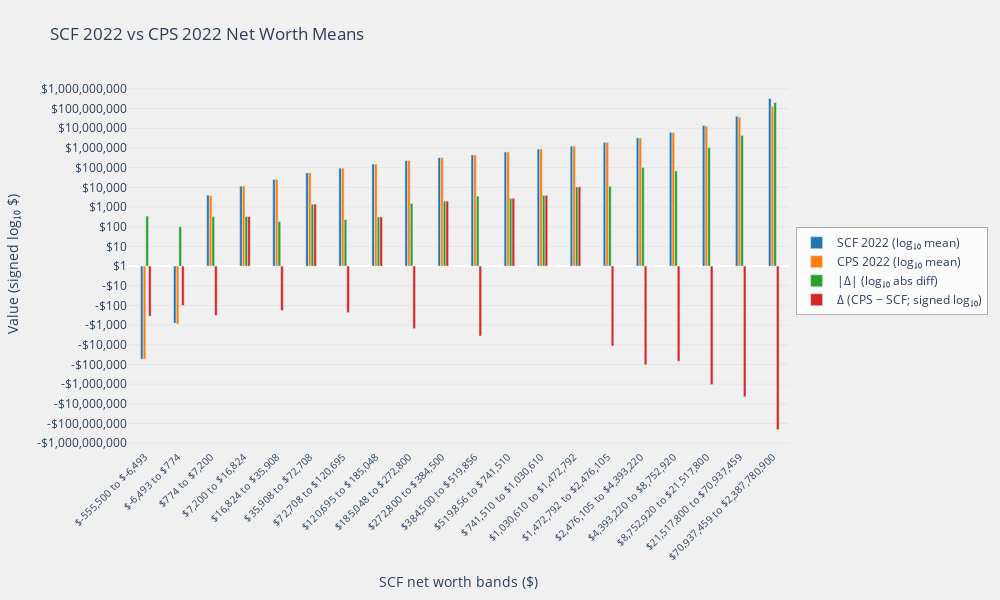

The notebook cell this image was saved under:
### Code cell
scf_net = np.asarray(scf_data["networth"])
cps_net = np.asarray(cps_data["net_worth"])

pct_edges = np.quantile(scf_net, q=np.linspace(0, 1, 21))
labels = list(range(1, 21))  # 1…20

scf_percentile = pd.cut(
    scf_net,
    bins=pct_edges,
    labels=labels,
    include_lowest=True
).astype(int)

cps_percentile = pd.cut(
    cps_net,
    bins=pct_edges,
    labels=labels,
    include_lowest=True
).astype(int)

def safe_signed_log(x):
    """Return +log10(x) if x>0, −log10(|x|) if x<0, else 0."""
    if pd.isna(x) or x == 0:
        return 0.0
    return np.sign(x) * np.log10(abs(x))

rows = []
for pct in labels:
    scf_vals = scf_net[scf_percentile == pct]
    cps_vals = cps_net[cps_percentile == pct]

    scf_mean = np.mean(scf_vals) if len(scf_vals) > 0 else np.nan
    cps_mean = np.mean(cps_vals) if len(cps_vals) > 0 else np.nan

    signed_diff = cps_mean - scf_mean
    abs_diff = np.abs(signed_diff)

    rows.append({
        "pctile": pct,
        "scf_mean": scf_mean,
        "cps_mean": cps_mean,
        "signed_diff": signed_diff,
        "abs_diff": abs_diff,
        "scf_mean_log":     safe_signed_log(scf_mean),
        "cps_mean_log":     safe_signed_log(cps_mean),
        "abs_diff_log":     safe_signed_log(abs_diff),
        "signed_diff_log":  safe_signed_log(signed_diff)
    })

summary_df = pd.DataFrame(rows)

band_labels = []
for i in range(1, len(pct_edges)):
    low = pct_edges[i - 1]
    high = pct_edges[i]
    low_label = f"${low:,.0f}"
    high_label = f"${high:,.0f}"
    band_labels.append(f"{low_label} to {high_label}")

all_logs = np.concatenate([
    summary_df["scf_mean_log"].values,
    summary_df["cps_mean_log"].values,
    summary_df["abs_diff_log"].values,
    summary_df["signed_diff_log"].values
])
vmin, vmax = np.nanmin(all_logs), np.nanmax(all_logs)
tick_min = int(np.floor(vmin))
tick_max = int(np.ceil(vmax))
tickvals = list(range(tick_min, tick_max + 1))

def format_tick_label(k):
    """“-\$10^|k|” if k<0, “\$1” if k==0, “\$10^k” if k>0."""
    if k == 0:
        return "$1"
    base = 10 ** abs(k)
    formatted = f"${base:,.0f}"
    return f"-{formatted}" if k < 0 else formatted

ticktext = [format_tick_label(k) for k in tickvals]

fig = go.Figure()
bar_width = 0.08 

x_vals = summary_df["pctile"].astype(str)

fig.add_trace(go.Bar(
    x=x_vals,
    y=summary_df["scf_mean_log"],
    name="SCF 2022 (log₁₀ mean)",
    marker_color="#1f77b4",
    width=bar_width,
    offset=-1.5 * bar_width
))

fig.add_trace(go.Bar(
    x=x_vals,
    y=summary_df["cps_mean_log"],
    name="CPS 2022 (log₁₀ mean)",
    marker_color="#ff7f0e",
    width=bar_width,
    offset=-0.5 * bar_width
))

fig.add_trace(go.Bar(
    x=x_vals,
    y=summary_df["abs_diff_log"],
    name="|Δ| (log₁₀ abs diff)",
    marker_color="#2ca02c",
    width=bar_width,
    offset=0.5 * bar_width
))

fig.add_trace(go.Bar(
    x=x_vals,
    y=summary_df["signed_diff_log"],
    name="Δ (CPS − SCF; signed log₁₀)",
    marker_color="#d62728",
    width=bar_width,
    offset=1.5 * bar_width
))


fig.update_layout(
    title="SCF 2022 vs CPS 2022 Net Worth Means",
    barmode="overlay",
    xaxis=dict(
        title="SCF net worth bands ($)",
        tickmode="array",
        tickvals=[str(p) for p in labels],
        ticktext=band_labels,    
        tickangle=-45,
        tickfont=dict(size=10),
        showgrid=False
    ),
    yaxis=dict(
        title="Value (signed log₁₀ $)",
        tickmode="array",
        tickvals=tickvals,
        ticktext=ticktext,
        showgrid=True,
        gridcolor="rgba(0,0,0,0.05)"
    ),
    legend=dict(
        x=1.01, y=0.6,
        bgcolor="rgba(255,255,255,0.8)",
        bordercolor="rgba(0,0,0,0.3)",
        borderwidth=1,
        xanchor="left", yanchor="top"
    ),
    width=1000,
    height=600,
    paper_bgcolor = "#F0F0F0",
    plot_bgcolor="#F0F0F0",
    font=dict(family="Open Sans, Verdana, Arial, sans-serif", size=12),
    margin=dict(l=40, r=40, t=80, b=80)
)

fig.show()

### Figure 1 — Plotly figure (JSON) as saved in the notebook; plotly's stock layout.template omitted (floating-point values rounded to 4 significant figures)
{"data": [{"marker": {"color": "#1f77b4"}, "name": "SCF 2022 (log₁₀ mean)", "offset": -0.12, "type": "bar", "width": 0.08, "x": ["1", "2", "3", "4", "5", "6", "7", "8", "9", "10", "11", "12", "13", "14", "15", "16", "17", "18", "19", "20"], "y": [-4.727, -2.895, 3.604, 4.059, 4.399, 4.731, 4.974, 5.182, 5.359, 5.509, 5.648, 5.793, 5.942, 6.092, 6.285, 6.517, 6.793, 7.142, 7.611, 8.517]}, {"marker": {"color": "#ff7f0e"}, "name": "CPS 2022 (log₁₀ mean)", "offset": -0.04, "type": "bar", "width": 0.08, "x": ["1", "2", "3", "4", "5", "6", "7", "8", "9", "10", "11", "12", "13", "14", "15", "16", "17", "18", "19", "20"], "y": [-4.73, -2.947, 3.567, 4.071, 4.396, 4.742, 4.973, 5.183, 5.357, 5.512, 5.645, 5.795, 5.944, 6.096, 6.283, 6.503, 6.788, 7.108, 7.562, 8.102]}, {"marker": {"color": "#2ca02c"}, "name": "|Δ| (log₁₀ abs diff)", "offset": 0.04, "type": "bar", "width": 0.08, "x": ["1", "2", "3", "4", "5", "6", "7", "8", "9", "10", "11", "12", "13", "14", "15", "16", "17", "18", "19", "20"], "y": [2.54, 2.003, 2.51, 2.513, 2.257, 3.142, 2.361, 2.499, 3.178, 3.295, 3.554, 3.44, 3.593, 4.023, 4.054, 5.015, 4.837, 6.02, 6.638, 8.306]}, {"marker": {"color": "#d62728"}, "name": "Δ (CPS − SCF; signed log₁₀)", "offset": 0.12, "type": "bar", "width": 0.08, "x": ["1", "2", "3", "4", "5", "6", "7", "8", "9", "10", "11", "12", "13", "14", "15", "16", "17", "18", "19", "20"], "y": [-2.54, -2.003, -2.51, 2.513, -2.257, 3.142, -2.361, 2.499, -3.178, 3.295, -3.554, 3.44, 3.593, 4.023, -4.054, -5.015, -4.837, -6.02, -6.638, -8.306]}], "layout": {"barmode": "overlay", "font": {"family": "Open Sans, Verdana, Arial, sans-serif", "size": 12}, "height": 600, "legend": {"bgcolor": "rgba(255,255,255,0.8)", "bordercolor": "rgba(0,0,0,0.3)", "borderwidth": 1, "x": 1.01, "xanchor": "left", "y": 0.6, "yanchor": "top"}, "margin": {"b": 80, "l": 40, "r": 40, "t": 80}, "paper_bgcolor": "#F0F0F0", "plot_bgcolor": "#F0F0F0", "title": {"text": "SCF 2022 vs CPS 2022 Net Worth Means"}, "width": 1000, "xaxis": {"showgrid": false, "tickangle": -45, "tickfont": {"size": 10}, "tickmode": "array", "ticktext": ["$-555,500 to $-6,493", "$-6,493 to $774", "$774 to $7,200", "$7,200 to $16,824", "$16,824 to $35,908", "$35,908 to $72,708", "$72,708 to $120,695", "$120,695 to $185,048", "$185,048 to $272,800", "$272,800 to $384,500", "$384,500 to $519,856", "$519,856 to $741,510", "$741,510 to $1,030,610", "$1,030,610 to $1,472,792", "$1,472,792 to $2,476,105", "$2,476,105 to $4,393,220", "$4,393,220 to $8,752,920", "$8,752,920 to $21,517,800", "$21,517,800 to $70,937,459", "$70,937,459 to $2,387,780,900"], "tickvals": ["1", "2", "3", "4", "5", "6", "7", "8", "9", "10", "11", "12", "13", "14", "15", "16", "17", "18", "19", "20"], "title": {"text": "SCF net worth bands ($)"}}, "yaxis": {"gridcolor": "rgba(0,0,0,0.05)", "showgrid": true, "tickmode": "array", "ticktext": ["-$1,000,000,000", "-$100,000,000", "-$10,000,000", "-$1,000,000", "-$100,000", "-$10,000", "-$1,000", "-$100", "-$10", "$1", "$10", "$100", "$1,000", "$10,000", "$100,000", "$1,000,000", "$10,000,000", "$100,000,000", "$1,000,000,000"], "tickvals": [-9, -8, -7, -6, -5, -4, -3, -2, -1, 0, 1, 2, 3, 4, 5, 6, 7, 8, 9], "title": {"text": "Value (signed log₁₀ $)"}}}}
